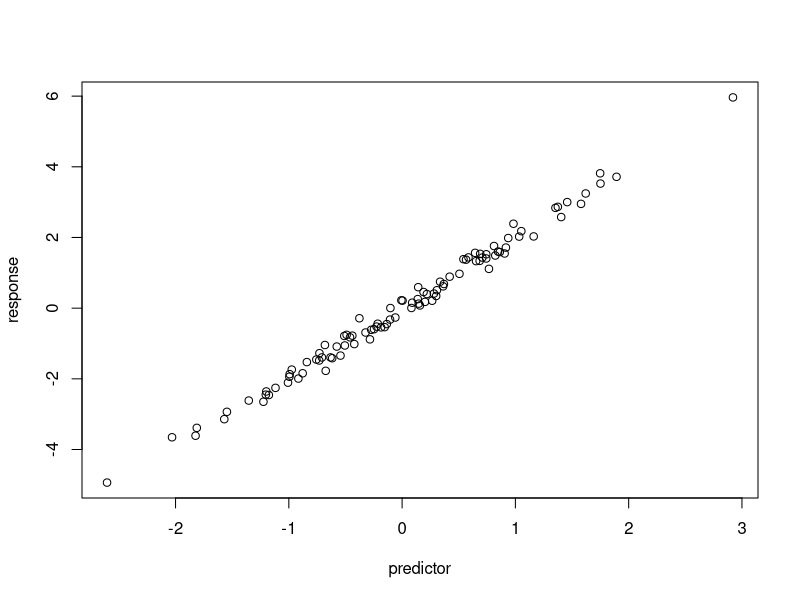

This chart was generated by the following R code:
# Simulate and plot data
# Jeffrey C. Lin
# jeffrey.lin@emory.edu
# 2024-10-08

# Simulate predictor variable
predictor <- rnorm(n = 100)
# Simulate response variable with some noise
response <- 2 * predictor + rnorm(n = 100, sd = 0.2)

# Plot the data
plot(x = predictor, y = response)

